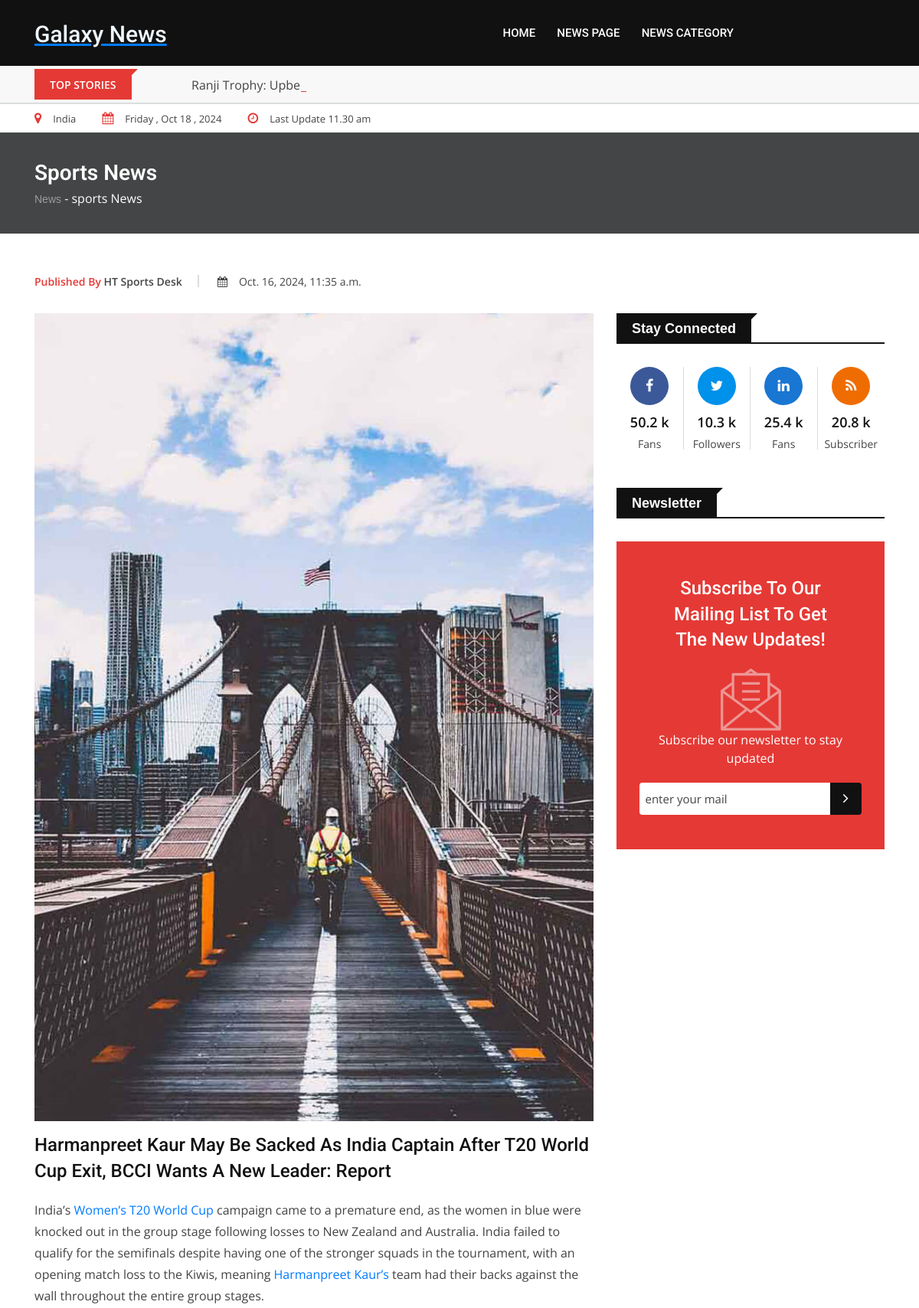
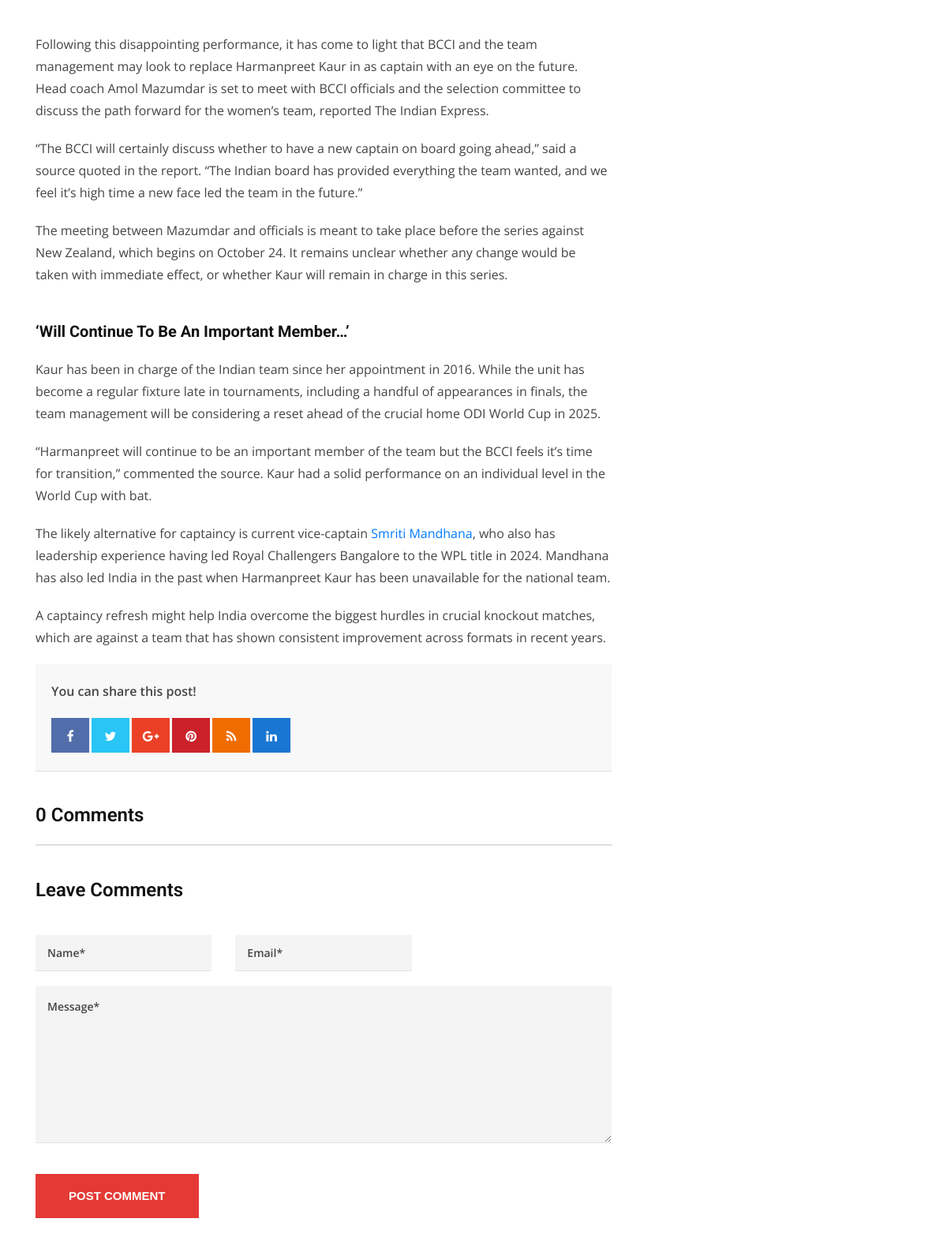
The page /singlenews/2 (upper part) on the database its author committed (2 pictures, top to bottom).
### newsapp/models.py (models this page shows, shortened)
class news_detail(models.Model):
    newsposition=models.IntegerField(blank=True,null=True)
    othourname=models.CharField(max_length=50,blank=True,null=True)
    date=models.DateTimeField(auto_now_add=True,blank=True,null=True )
    newscetegory=models.ForeignKey(category,on_delete=models.CASCADE ,blank=True,null=True)
    newsheador=models.CharField(max_length=300, blank=True,null=True)
    newscontent=HTMLField(blank=True,null=True)
    newsimg=models.ImageField(upload_to='img',blank=True,null=True)

class category(models.Model):
    newscategory=models.CharField(null=False,max_length=50)
    def __str__(self) -> str:
        return self.newscategory

### newsapp/views.py (the view)
# urls.py: path('singlenews/<int:id>', views.singlenews, name='singlenews'),
def singlenews(request,id):
    uid=news_detail.objects.all()
    cid=category.objects.all()
    uid=uid.order_by("-date")
    aid=news_detail.objects.get(id=id)
    coment_id=comment.objects.filter(post_id=aid)
    c=coment_id.count
    contaxt={
        "uid":uid,"aid":aid,"cid":cid,"coment_id":coment_id,"c":c}
    return render(request,"singlenews.html",contaxt)

### newsapp/templates/singlenews.html (shortened to what this page needs)
{% extends 'business.html' %}
{% load static %}
{% block content %}
        <section class="breadcrumbs-area" >
            <div class="container">
                <div class="breadcrumbs-content">
                    <h1>{{aid.newscetegory}} News</h1>
                    <ul>
                        <li>
                            <a href="{% url 'postpage' %}">News</a> -</li>
                            <li>{{aid.newscetegory}} News</li>
                        </ul>
                    </div>
                </div>
            </section>
            <section class="bg-body section-space-less30">
                <div class="container">
                    <ul class="post-info-dark mb-30">
                        <li>
                            <a href="#">
                                <span>Published By</span> {{aid.othourname}}</a>
                        </li>
                        <li>
                            <a href="#">
                                <i class="fa fa-calendar" aria-hidden="true"></i>{{aid.date}}</a>
                        </li>
                    </ul>
                    <div class="row">
                        <div class="col-lg-8 col-md-12">
                            <div class="news-details-layout3 mb-30">
                                <img src="{{ aid.newsimg.url }}" alt="news-details" class="img-fluid pull-left mr-40 mb-15">
                                <h2 class="title-medium-dark size-xl">{{ aid.newsheador|safe }}</h2>
                                {{ aid.newscontent|safe }}
                                <div class="post-share-area mb-40 item-shadow-1">
                                    <p>You can share this post!</p>
                                    <ul class="social-default item-inline">
                                        <li>
                                            <a href="#" class="facebook">
                                                <i class="fa fa-facebook" aria-hidden="true"></i>
                                            </a>
                                        </li>
                                        <li>
                                            <a href="#" class="twitter">
                                                <i class="fa fa-twitter" aria-hidden="true"></i>
                                            </a>
                                        </li>
                                        <li>
                                            <a href="#" class="google">
                                                <i class="fa fa-google-plus" aria-hidden="true"></i>
                                            </a>
                                        </li>
                                        <li>
                                            <a href="#" class="pinterest">
                                                <i class="fa fa-pinterest" aria-hidden="true"></i>
                                            </a>
                                        </li>
                                        <li>
                                            <a href="#" class="rss">
                                                <i class="fa fa-rss" aria-hidden="true"></i>
                                            </a>
                                        </li>
                                        <li>
                                            <a href="#" class="linkedin">
                                                <i class="fa fa-linkedin" aria-hidden="true"></i>
                                            </a>
                                        </li>
                                    </ul>
                                </div>
                                <div class="comments-area">
                                    <h2 class="title-semibold-dark size-xl border-bottom mb-40 pb-20">{{c}} Comments</h2>
                                </div>
                                <div class="leave-comments">
                                    <h2 class="title-semibold-dark size-xl mb-40">Leave Comments</h2>
                                    <form method="post" action="{% url 'newscomment' %}">
                                        <div class="row">
                                            <div class="col-md-4 col-sm-12">
                                                <div class="form-group">
                                                    <input placeholder="Name*" name="name" required class="form-control" type="text">
                                                </div>
                                            </div>
                                            <div class="col-md-4 col-sm-12">
                                                <div class="form-group">
                                                    <input placeholder="Email*" name="email" required class="form-control" type="email">
                                                </div>
                                            </div>
                                            <div class="col-md-4 col-sm-12">
                                            </div>
                                            <div class="col-12">
                                                <div class="form-group">
                                                    <textarea placeholder="Message*" name="disc" required class="textarea form-control" id="form-message" rows="8" cols="20"></textarea>
                                                </div>
                                            </div>
                                            <div class="col-12">
                                                <div class="form-group mb-none">
                                                    <button type="submit" class="btn-ftg-ptp-56">Post Comment</button>
                                                </div>
                                            </div>
                                        </div>
                                    </form>
                                </div>
                            </div>
                        </div>
                        <div class="ne-sidebar sidebar-break-md col-lg-4 col-md-12">
                            <div class="sidebar-box">
                                <div class="topic-border color-cod-gray mb-30">
                                    <div class="topic-box-lg color-cod-gray">Stay Connected</div>
                                </div>
                                <ul class="stay-connected overflow-hidden">
                                    <li class="facebook">
                                        <a href="#">
                                            <i class="fa fa-facebook" aria-hidden="true"></i>
                                            <div class="connection-quantity">50.2 k</div>
                                            <p>Fans</p>
                                        </a>
                                    </li>
                                    <li class="twitter">
                                        <a href="#">
                                            <i class="fa fa-twitter" aria-hidden="true"></i>
                                            <div class="connection-quantity">10.3 k</div>
                                            <p>Followers</p>
                                        </a>
                                    </li>
                                    <li class="linkedin">
                                        <a href="#">
                                            <i class="fa fa-linkedin" aria-hidden="true"></i>
                                            <div class="connection-quantity">25.4 k</div>
                                            <p>Fans</p>
                                        </a>
                                    </li>
                                    <li class="rss">
                                        <a href="#">
                                            <i class="fa fa-rss" aria-hidden="true"></i>
                                            <div class="connection-quantity">20.8 k</div>
                                            <p>Subscriber</p>
                                        </a>
                                    </li>
                                </ul>
                            </div>
                            <div class="sidebar-box">
                                <div class="topic-border color-cod-gray mb-30">
                                    <div class="topic-box-lg color-cod-gray">Newsletter</div>
                                </div>
                                <div class="newsletter-area bg-primary">
                                    <h2 class="title-medium-light size-xl pl-30 pr-30">Subscribe to our mailing list to get the new updates!</h2>
                                    <img src="{% static 'img/banner/newsletter.png' %}" alt="newsletter" class="img-fluid m-auto mb-15">
                                    <p>Subscribe our newsletter to stay updated</p>
                                    <div class="input-group stylish-input-group">
                                        <input type="text" placeholder="Enter your mail" class="form-control">
                                        <span class="input-group-addon">
                                            <button type="submit">
                                                <i class="fa fa-angle-right" aria-hidden="true"></i>
                                            </button>
                                        </span>
                                    </div>
                                </div>
                            </div>
                        </div>
                    </div>
                </div>
            </section>
{% endblock %}

### newsapp/templates/business.html (shortened to what this page needs)
{% load static %}
<!doctype html>
<html class="no-js" lang="">
    <head>
        <link rel="stylesheet" href="{% static 'css/normalize.css' %}">
        <link rel="stylesheet" href="{% static 'css/main.css' %}">
        <link rel="stylesheet" href="{% static 'css/bootstrap.min.css' %}">
        <link rel="stylesheet" href="{% static 'css/animate.min.css' %}">
        <link rel="stylesheet" href="{% static 'css/font-awesome.min.css' %}">
        <link rel="stylesheet" href="{% static 'vendor/OwlCarousel/owl.carousel.min.css' %}">
        <link rel="stylesheet" href="{% static 'vendor/OwlCarousel/owl.theme.default.min.css' %}">
        <link rel="stylesheet" href="{% static 'css/meanmenu.min.css' %}">
        <link rel="stylesheet" type="text/css" href="{% static 'css/magnific-popup.css' %}">
        <link rel="stylesheet" href="{% static 'css/hover-min.css' %}">
        <link rel="stylesheet" href="{% static 'style.css' %}">
        <link rel="stylesheet" type="text/css" href="{% static 'css/ie-only.css' %}"/>
    </head>
    <body>
        <div id="wrapper" class="wrapper">
            <header>
                <div id="header-layout1" class="header-style1">
                    <div class="main-menu-area bg-primarytextcolor header-menu-fixed" id="sticker">
                        <div class="container">
                            <div class="row no-gutters d-flex align-items-center">
                                <div class="col-lg-2 d-none d-lg-block">
                                    <div class="logo-area">
                                        <a href="{% url 'index' %}">
                                            <br>
                                            <b><U><h1 style="font-size: 30px; color: aliceblue ; ">Galaxy News</h1></U></b>
                                        </a>
                                    </div>
                                </div>
                                <div class="col-xl-8 col-lg-7 position-static min-height-none">
                                    <div class="ne-main-menu">
                                        <nav id="dropdown">
                                            <ul>
                                                <li>
                                                    <a href="{% url 'index' %}">Home</a>
                                                </li>
                                                <li>
                                                    <a href="{% url 'postpage' %}">News page</a>
                                                </li>
                                                <li>
                                                    <a>News category</a>
                                                </li>
                                            </ul>
                                        </nav>
                                    </div>
                                </div>
                            </div>
                        </div>
                    </div>
                </div>
            </header>
            <section class="bg-accent border-bottom add-top-margin">
                <div class="container">
                    <div class="row no-gutters d-flex align-items-center">
                        <div class="col-lg-2 col-md-3 col-sm-4 col-5">
                            <div class="topic-box mt-4 mb-5">Top Stories</div>
                        </div>
                        <div class="col-lg-10 col-md-9 col-sm-8 col-7">
                            <div class="feeding-text-dark">
                                <ol id="sample" class="ticker">
                                    {% for i in uid %}
                                    <li>
                                        <a href="{% url 'singlenews' i.id %}">{{i.newsheador|safe}}</a>
                                    </li>
                                    {% endfor %}
                                </ol>
                            </div>
                        </div>
                    </div>
                </div>
            </section>
            <section class="bg-body">
                <div class="container">
                    <ul class="news-info-list text-center--sm">
                        <li>
                            <i class="fa fa-map-marker" aria-hidden="true"></i>India</li>
                            <li>
                                <i class="fa fa-calendar" aria-hidden="true"></i><span id="current_date"></span></li>
                                <li>
                                    <i class="fa fa-clock-o" aria-hidden="true"></i>Last Update 11.30 am</li>
                                    </ul>
                                </div>
                            </section>
                            {% block content %}{% endblock %}
        </div>
    </body>
</html>

### newsapp/static/css/main.css (style rules this page uses)
html { color:#222;font-size:1em;line-height:1.4 }
audio,canvas,iframe,img,svg,video { vertical-align:middle }
textarea { resize:vertical }

### rows shown on the page
news_detail: newsheador "Ranji Trophy: Upbeat…"
news_detail: newscetegory "Sports", newscetegory "sports", othourname "HT Sports Desk", date "Oct. 16, 2024, 11:35 a.m.", newsimg (picture), newsheador "Harmanpreet Kaur May Be Sacked As India Captain After T20 World Cup Exit, BCCI Wants A New Leader: Report", newscontent "I ndia’s Women’s T20 World Cup campaign came to a premature end, as the women in blue were knocked out in the group stage following losses to New Zealand and Australia. India failed to qualify for the semifinals despite having one of the stronger squads in the tournament, with an opening match loss to the Kiwis, meaning Harmanpreet Kaur’s team had their backs against the wall throughout the entire group stages. Following this disappointing performance, it has come to light that BCCI and the team management may look to replace Harmanpreet Kaur in as captain with an eye on the future. Head coach Amol Mazumdar is set to meet with BCCI officials and the selection committee to discuss the path…"

### other values the page prints
{{ c }} "0"
